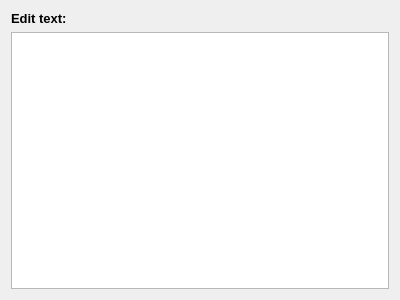
<?xml version="1.0" encoding="UTF-8"?>
<ui version="4.0">
 <class>TextEditor</class>
 <widget class="QWidget" name="TextEditor">
  <property name="geometry">
   <rect>
    <x>0</x>
    <y>0</y>
    <width>400</width>
    <height>300</height>
   </rect>
  </property>
  <property name="windowTitle">
   <string>Form</string>
  </property>
  <layout class="QVBoxLayout" name="verticalLayout">
   <item>
    <widget class="QLabel" name="label">
     <property name="font">
      <font>
       <pointsize>10</pointsize>
       <weight>75</weight>
       <bold>true</bold>
      </font>
     </property>
     <property name="text">
      <string>Edit text:</string>
     </property>
    </widget>
   </item>
   <item>
    <widget class="QTextEdit" name="textEdit"/>
   </item>
  </layout>
 </widget>
 <resources/>
 <connections/>
</ui>
